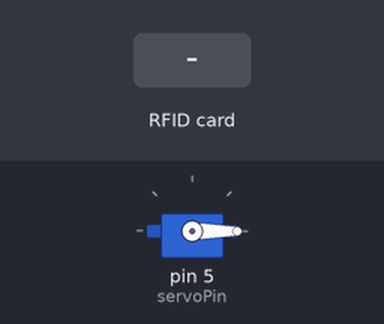
Bench run of a sketch on a simulated Arduino Uno, built with avr-gcc and run on an emulated ATmega328P. On the bench: servo. The test bench sets the inputs (shaded band).

Above: at 1.7 s.
1.8 s: RFID card 9A 1B 72 15 held to the reader
At 2.9 s:
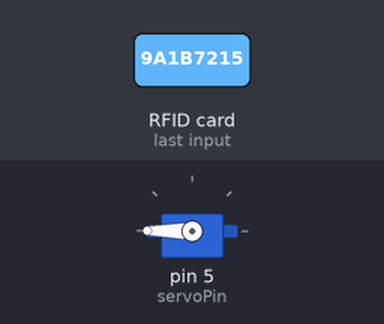
Timing chart, 0 to 4.8 s (numbered marks = the images above; inputs shaded):
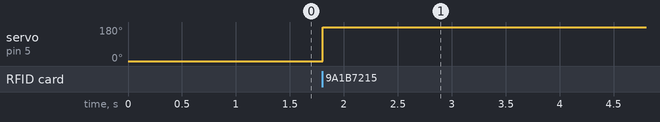

Measured:
- after the input at 1.8 s, servo on pin 5 (servoPin): 0° → 180° at once

The sketch:

ServoLock.ino
```cpp
#include <SPI.h>
#include <MFRC522.h>
#include <Servo.h>

#define SS_PIN 10  // Set the SS pin for RFID module
#define RST_PIN 9  // Set the RST pin for RFID module

MFRC522 mfrc522(SS_PIN, RST_PIN);  // Create an MFRC522 instance

Servo myservo;  // Create a Servo instance
int servoPin = 5;  // Set the PWM pin for the servo motor

bool tagPresent = false;  // Flag to track if the RFID tag is present

void setup() {
  SPI.begin();      // Initiate SPI communication
  mfrc522.PCD_Init();  // Initiate RFID module

  myservo.attach(servoPin);  // Attach the servo to the specified pin
  moveServo(0);  // Move the servo to the initial position (0 degrees)
}

void loop() {
  // Look for new RFID cards
  if (mfrc522.PICC_IsNewCardPresent() && mfrc522.PICC_ReadCardSerial()) {
    // Check if the RFID tag is authorized
    if (isAuthorizedTag()) {
      if (!tagPresent) {
        moveServo(180);  // Move the servo to 180 degrees if the tag was not present before
        tagPresent = true;  // Set the flag to indicate the tag is present
      } else {
        moveServo(0);  // Move the servo back to 0 degrees if the tag was already present
        tagPresent = false;  // Reset the flag
      }
    }

    mfrc522.PICC_HaltA();  // Halt PICC
  }
}

bool isAuthorizedTag() {
  // Define the UID of the authorized RFID tag
  byte authorizedTag[] = {0x9A, 0x1B, 0x72, 0x15};

  // Compare the UID of the detected tag with the authorized tag
  for (byte i = 0; i < mfrc522.uid.size; i++) {
    if (mfrc522.uid.uidByte[i] != authorizedTag[i]) {
      return false;  // Tag is not authorized
    }
  }

  return true;  // Tag is authorized
}

void moveServo(int angle) {
  // Move the servo to the specified angle
  myservo.write(angle);
  delay(500);  // Add a delay for the servo to reach the target position
}
```
